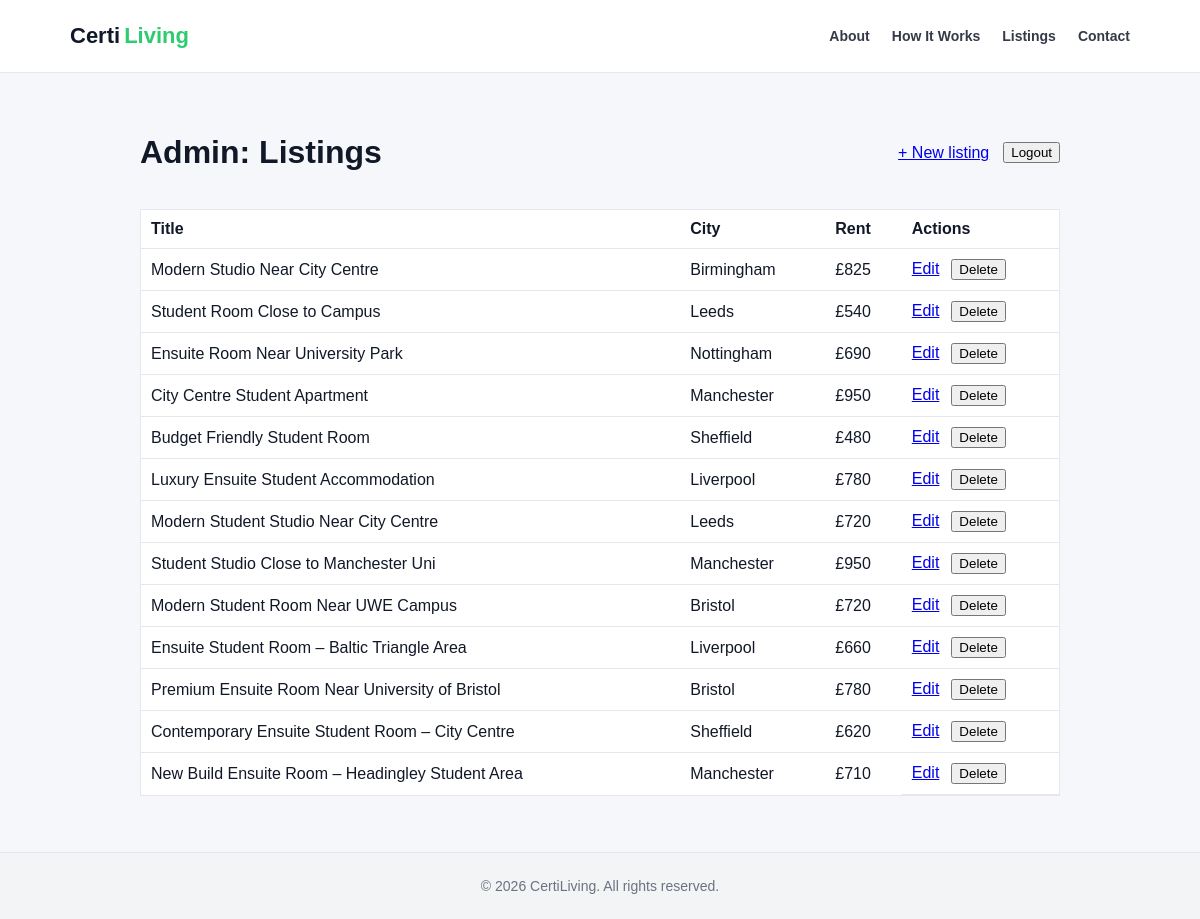
Page /admin/listings (signed in) on the earlier database version.
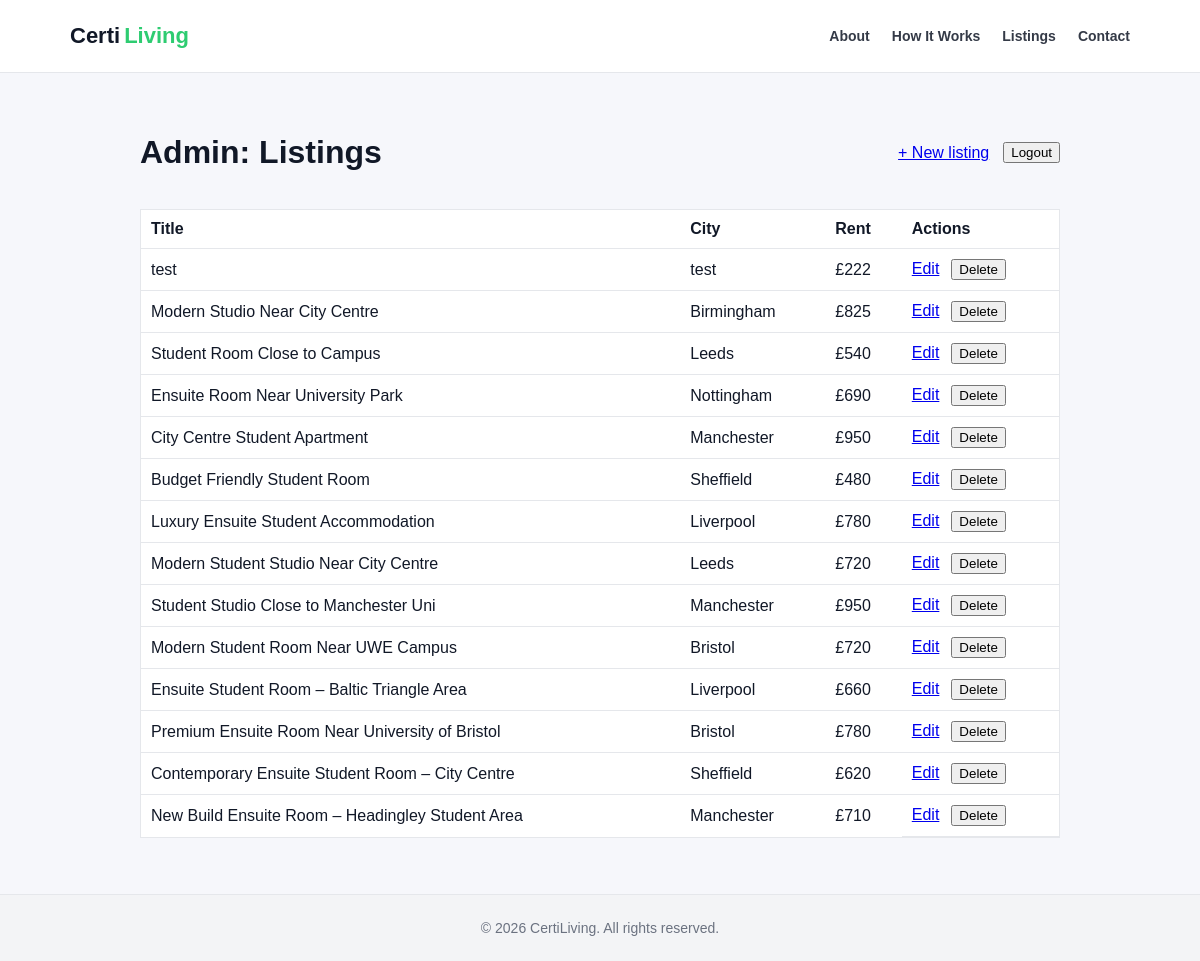
Same page on the later database version.
### tables this page shows
CREATE TABLE listings (
    id INTEGER PRIMARY KEY AUTOINCREMENT,

    title TEXT NOT NULL,
    description TEXT NOT NULL,

    city TEXT NOT NULL,
    address TEXT,

    rent_pcm INTEGER NOT NULL,
    deposit INTEGER,

    room_type TEXT,
    bills_included BOOLEAN DEFAULT 0,

    available_from DATE,

    photo_url TEXT,

    created TIMESTAMP DEFAULT CURRENT_TIMESTAMP
);

### app/admin.py (the view)
@bp.route("/listings")
@admin_required
def listings_index():
    db = get_db()
    listings = db.execute("SELECT * FROM listings ORDER BY created DESC").fetchall()
    return render_template("admin/listings_index.html", listings=listings)

### app/admin.py (called while the page is built)
def admin_required(view):
    @wraps(view)
    def wrapped(*args, **kwargs):
        if not session.get("is_admin"):
            return redirect(url_for("admin.login"))
        return view(*args, **kwargs)
    return wrapped

### app/db.py (called while the page is built)
def get_db():
    if 'db' not in g:
        g.db = sqlite3.connect(
            current_app.config['DATABASE'],
            detect_types=sqlite3.PARSE_DECLTYPES,
        )
        g.db.row_factory = sqlite3.Row
        g.db.execute('PRAGMA foreign_keys = ON')
    return g.db

### app/templates/admin/listings_index.html (shortened to what this page needs)
{% extends "admin/base.html" %}
{% block content %}
<div class="container admin-page">
  <div class="admin-toolbar">
    <h1>Admin: Listings</h1>
    <div class="admin-actions">
      <a href="{{ url_for('admin.listings_new') }}">+ New listing</a>
      <form method="post" action="{{ url_for('admin.logout') }}">
        <button type="submit">Logout</button>
      </form>
    </div>
  </div>
  <table class="admin-table">
    <tr>
      <th>Title</th><th>City</th><th>Rent</th><th>Actions</th>
    </tr>
    {% for l in listings %}
    <tr>
      <td>{{ l['title'] }}</td>
      <td>{{ l['city'] }}</td>
      <td>&pound;{{ l['rent_pcm'] }}</td>
      <td class="admin-row-actions">
        <a href="{{ url_for('admin.listings_edit', listing_id=l['id']) }}">Edit</a>
        <form method="post" action="{{ url_for('admin.listings_delete', listing_id=l['id']) }}">
          <button type="submit" onclick="return confirm('Delete this listing?')">Delete</button>
        </form>
      </td>
    </tr>
    {% endfor %}
  </table>
</div>
{% endblock %}

Differences in the rows shown:
added listings: title "test", city "test", rent_pcm "222"
